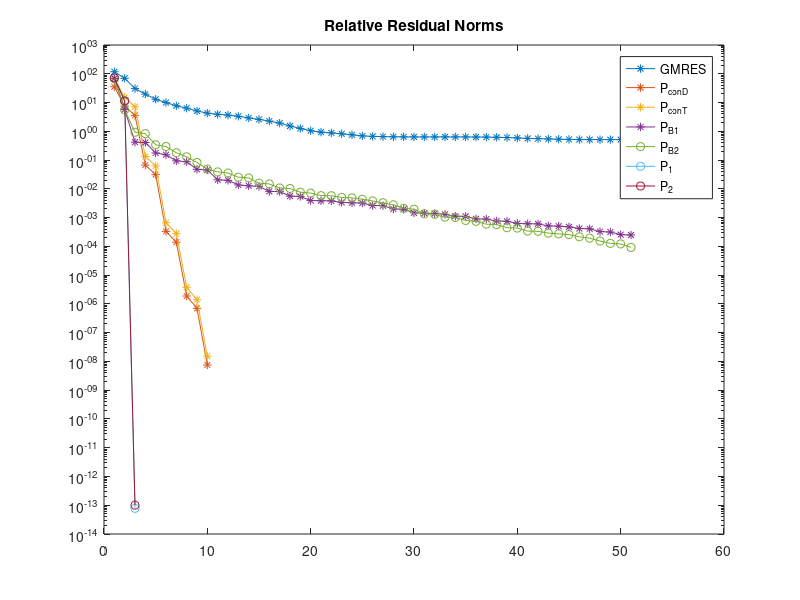
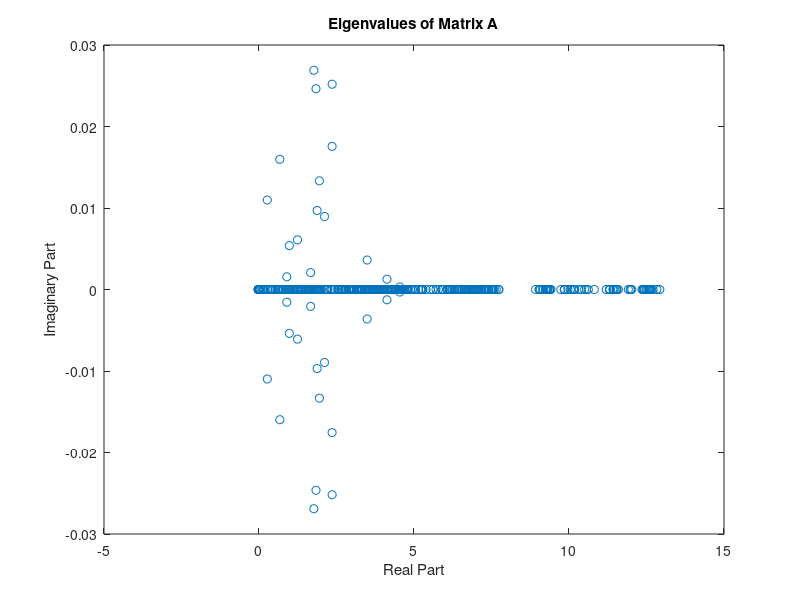
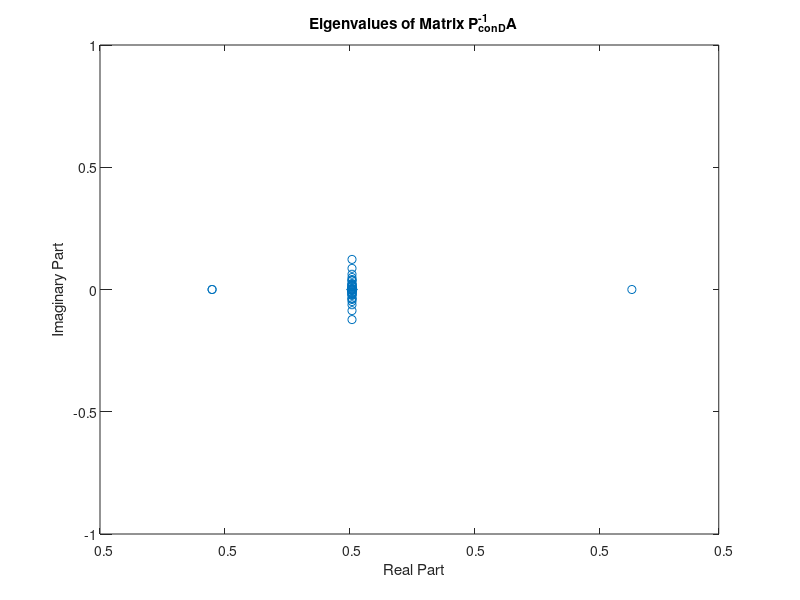
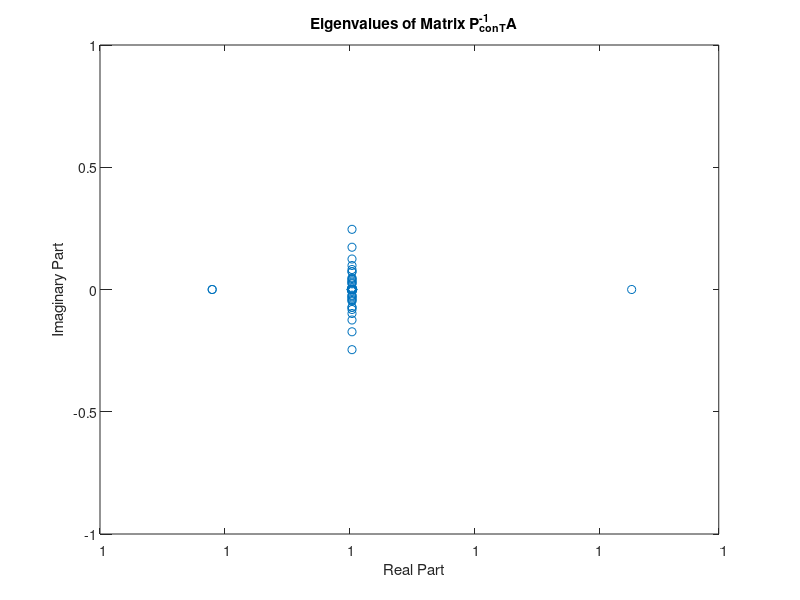

The MATLAB source for these figures, in order:
% This code is based on the paper entitled "A preconditioning method utilizing an augmented
%Lagrangian approach for the coupled Stokes-Darcy system. by Shahbaz Ahmad
%and Wasif Khan

clc;
clear all;
close all;

load('matrix1.mat'); % Load the coefficient matrix from the file 'matrix1.mat'
load('rhs1.mat'); % Load the RHS load vector from the file 'rhs1.mat'

A11=A(1:153,1:153);
A12T=A(1:153,154:459);
O13=A(1:153,460:504);

A21=A(154:459,1:153);
A22=A(154:459,154:459);
B23T=A(154:459,460:504);

O31=A(460:504,1:153);
B32=A(460:504,154:459);
O33=A(460:504,460:504);

% Generate a random matrix
n = 45;  % Size of the matrix
Q = rand(n);
% Make the matrix symmetric
Q = 0.5*(Q + Q');
% Make the matrix positive definite
Q = Q + n*eye(n); % Adding a multiple of identity matrix to make eigenvalues positive definite

gamma=100;%gamma
AAA=[A11 A12T O13;
    A21 A22+gamma*B23T*inv(Q)*B32 B23T;
    O31 B32 O33];

 %---------------------GMRES Solver---------------------------------------
tol = 1e-8; % tolerance for FGMRES
restart = 10; % restart parameter for FGMRES
[Ar Ac]=size(AAA);
% Initialize FGMRES variables
x0 = zeros(Ar, 1);
maxit = 5; % maximum number of iterations for FGMRES

[x10, flag0, relres0, iter0, resvec0] = gmres(AAA, b, restart, tol, maxit, [], [], x0);

 semilogy(resvec0,'-*')

%------------------Zero Matrices-------------------------------------------
O21=zeros(306,153);
O32=zeros(45,306);
O12T=zeros(153,306);
%-------------------PconD---------------------------------------------------
PCOD=2*[A11 O12T O13;
    O21 A22 B23T;
    O31 B32 O33];
[x1, flag1, relres1, iter1, resvec1] = gmres(AAA, b, restart, tol, maxit, PCOD, [], x0);
hold on
semilogy(resvec1,'-*')
 hold off
 
%-------------------PconT---------------------------------------------------
PCOT=[A11 O12T O13;
    O21 A22 B23T;
    O31 B32 O33];
[x2, flag2, relres2, iter2, resvec2] = gmres(AAA, b, restart, tol, maxit, PCOT, [], x0);
hold on
semilogy(resvec2,'-*')
 hold off
%-------------------PB1---------------------------------------------------
PB1=[A11 A12T O13;
    O21 A22+gamma*B23T*inv(Q)*B32 B23T;
    O31 O32 (-1/gamma)*Q];
[x3, flag3, relres3, iter3, resvec3] = gmres(AAA, b, restart, tol, maxit, PB1, [], x0);
hold on
semilogy(resvec3,'-*')
 hold off
%-------------------PB2---------------------------------------------------
alpha=2*gamma;
PB2=[A11 A12T O13;
    O21 A22+gamma*B23T*inv(Q)*B32 (1-gamma*(1/alpha))*B23T;
    O31 B32 (-1/alpha)*Q];

[x4, flag4, relres4, iter4, resvec4] = gmres(AAA, b, restart, tol, maxit, PB2, [], x0);
hold on
semilogy(resvec4,'-o')
 hold off
%--------------------------------P1----------------------------------
P1=[A11 O12T O13;
    A21 A22+gamma*B23T*inv(Q)*B32-A21*inv(A11)*A12T B23T;
    O31 B32 O33];
[x5, flag5, relres5, iter5, resvec5] = gmres(AAA, b, restart, tol, maxit, P1, [], x0);
hold on
semilogy(resvec5,'-o')
 hold off
%--------------------------------P2----------------------------------
P2=[A11 2*A12T O13;
    A21 A22+gamma*B23T*inv(Q)*B32+A21*inv(A11)*A12T B23T;
    O31 B32 O33];
[x6, flag6, relres6, iter6, resvec6] = gmres(AAA, b, restart, tol, maxit, P2, [], x0);
hold on
semilogy(resvec6,'-o')
 
legend('GMRES','P_{conD}','P_{conT}','P_{B1}','P_{B2}','P_1','P_2')
title('Relative Residual Norms')
hold off

%-----------------------------Eigenvalues-------------------------------------
figure; % Create a new figure
eigenvalues_AAA = eig(full(AAA)); % Compute eigenvalues of the loaded matrix
plot(real(eigenvalues_AAA), imag(eigenvalues_AAA), 'o'); % Plot eigenvalues
title('Eigenvalues of Matrix A');
xlabel('Real Part');
ylabel('Imaginary Part');

figure; % Create a new figure
eigenvalues_PCOD = eig(full(inv(PCOD)*AAA)); % Compute eigenvalues of the loaded matrix
plot(real(eigenvalues_PCOD), imag(eigenvalues_PCOD), 'o'); % Plot eigenvalues
title('Eigenvalues of Matrix P_{conD}^{-1}A');
xlabel('Real Part');
ylabel('Imaginary Part');
ylim([-1 1])

figure; % Create a new figure
eigenvalues_PCOT = eig(full(inv(PCOT)*AAA)); % Compute eigenvalues of the loaded matrix
plot(real(eigenvalues_PCOT), imag(eigenvalues_PCOT), 'o'); % Plot eigenvalues
title('Eigenvalues of Matrix P_{conT}^{-1}A');
xlabel('Real Part');
ylabel('Imaginary Part');
ylim([-1 1])

figure; % Create a new figure
eigenvalues_PB1 = eig(full(inv(PB1)*AAA)); % Compute eigenvalues of the loaded matrix
plot(real(eigenvalues_PB1), imag(eigenvalues_PB1), 'o'); % Plot eigenvalues
title('Eigenvalues of Matrix P_{B1}^{-1}A');
xlabel('Real Part');
ylabel('Imaginary Part');
ylim([-1 1])

figure; % Create a new figure
eigenvalues_PB2 = eig(full(inv(PB2)*AAA)); % Compute eigenvalues of the loaded matrix
plot(real(eigenvalues_PB2), imag(eigenvalues_PB2), 'o'); % Plot eigenvalues
title('Eigenvalues of Matrix P_{B2}^{-1}A');
xlabel('Real Part');
ylabel('Imaginary Part');
ylim([-1 1])

figure; % Create a new figure
eigenvalues_P1 = eig(full(inv(P1)*AAA)); % Compute eigenvalues of the loaded matrix
plot(real(eigenvalues_P1), imag(eigenvalues_P1), 'o'); % Plot eigenvalues
title('Eigenvalues of Matrix P_1^{-1}A');
xlabel('Real Part');
ylabel('Imaginary Part');
ylim([-1 1])

figure; % Create a new figure
eigenvalues_P2 = eig(full(inv(P2)*AAA)); % Compute eigenvalues of the loaded matrix
plot(real(eigenvalues_P2), imag(eigenvalues_P2), 'o'); % Plot eigenvalues
title('Eigenvalues of Matrix P_2^{-1}A');
xlabel('Real Part');
ylabel('Imaginary Part');
ylim([-1 1])
%---------------------------------------------------------------------------